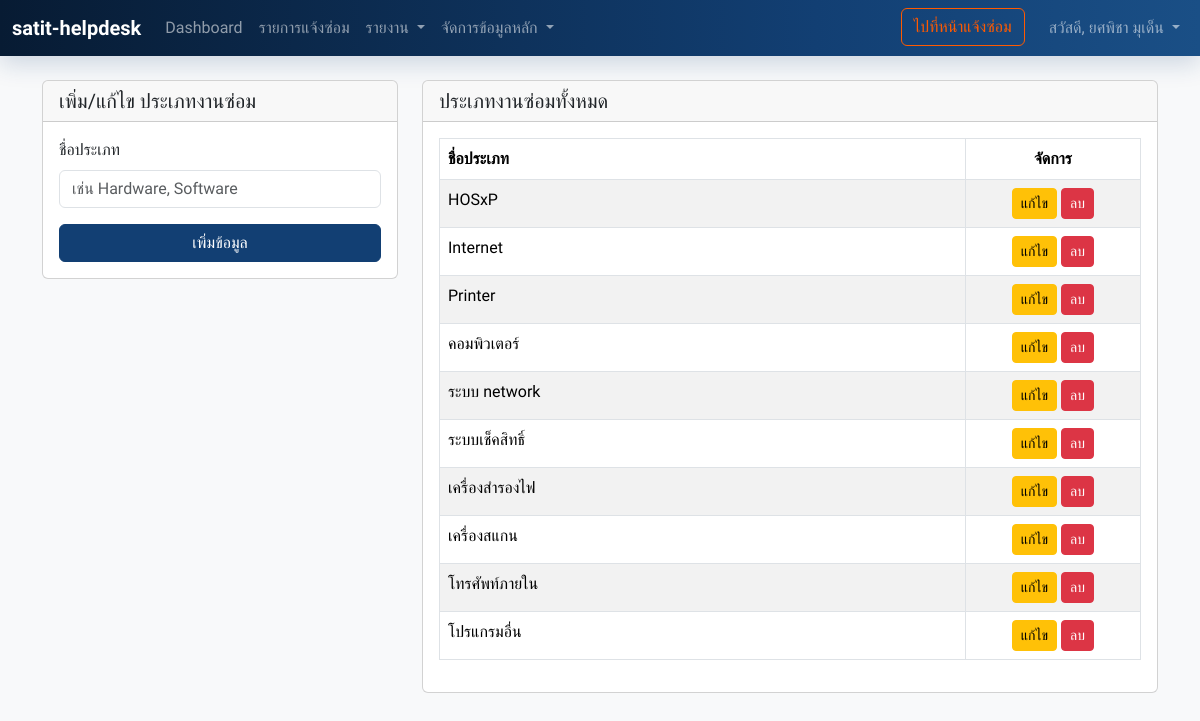
Screenshot of /admin/manage_categories.php (signed in) with the database file from the repository.
### tables this page shows
CREATE TABLE `categories` (
  `id` int(11) NOT NULL,
  `category_name` varchar(255) NOT NULL,
  `is_sla` tinyint(1) NOT NULL DEFAULT 1 COMMENT '1=Have SLA, 0=No SLA'
);

### admin/manage_categories.php (the view, shortened to what this page needs)
<?php
require_once 'partials/header.php';
require_once '../db_connect.php';
$sql = "SELECT id, category_name FROM categories ORDER BY category_name ASC";
$result = $conn->query($sql);
?>
<div class="row">
    <div class="col-lg-4 mb-4">
        <div class="card">
            <div class="card-header"><h5 class="card-title mb-0" id="form-title">เพิ่ม/แก้ไข ประเภทงานซ่อม</h5></div>
            <div class="card-body">
                <form id="categoryForm" method="POST" action="../api/master_data/category_actions.php">
                    <div class="mb-3">
                        <label for="category-name" class="form-label">ชื่อประเภท</label>
                        <input type="text" class="form-control" id="category-name" name="category_name" required placeholder="เช่น Hardware, Software">
                    </div>
                    <button type="submit" class="btn btn-primary w-100" id="submit-button">เพิ่มข้อมูล</button>
                </form>
            </div>
        </div>
    </div>
    <div class="col-lg-8">
        <div class="card">
            <div class="card-header"><h5 class="card-title mb-0">ประเภทงานซ่อมทั้งหมด</h5></div>
            <div class="card-body">
                <table id="categoriesTable" class="table table-striped table-bordered" style="width:100%">
                    <thead>
                        <tr>
                            <th>ชื่อประเภท</th>
                            <th class="text-center" style="width: 25%;">จัดการ</th>
                        </tr>
                    </thead>
                    <tbody>
                        <?php if ($result && $result->num_rows > 0): ?>
                            <?php while($row = $result->fetch_assoc()): ?>
                                <tr>
                                    <td><?php echo htmlspecialchars($row['category_name']); ?></td>
                                    <td class="text-center">
                                        <button class="btn btn-sm btn-warning edit-btn"
                                                data-id="<?php echo $row['id']; ?>"
                                                data-name="<?php echo htmlspecialchars($row['category_name']); ?>">
                                            แก้ไข
                                        </button>
                                        <button class="btn btn-sm btn-danger delete-btn"
                                                data-id="<?php echo $row['id']; ?>"
                                                data-name="<?php echo htmlspecialchars(addslashes($row['category_name'])); ?>">
                                            ลบ
                                        </button>
                                    </td>
                                </tr>
                            <?php endwhile; ?>
                        <?php endif; ?>
                    </tbody>
                </table>
            </div>
        </div>
    </div>
</div>
<?php
require_once 'partials/footer.php';
?>

### assets/css/style.css (style rules this page uses)
body { font-family: 'Sarabun', sans-serif; }
:root { --satit-blue: #123f73; --satit-blue-2: #1a4f86; --satit-sky: #2f6fa7; --satit-orange: #ff5a00; --satit-orange-2: #ff8a00; }
.btn-primary { background-color: var(--satit-blue); border-color: var(--satit-blue); }
.card { transition: transform 0.2s ease, box-shadow 0.2s ease; }

### rows the page displays
categories: category_name "HOSxP"
categories: category_name "Internet"
categories: category_name "Printer"
categories: category_name "คอมพิวเตอร์"
categories: category_name "ระบบ network"
categories: category_name "ระบบเช็คสิทธิ์"
categories: category_name "เครื่องสำรองไฟ"
categories: category_name "เครื่องสแกน"
categories: category_name "โทรศัพท์ภายใน"
categories: category_name "โปรแกรมอื่น"

### other values shown
$_SESSION['admin_full_name'] "ยศพิชา มุเด็น"
